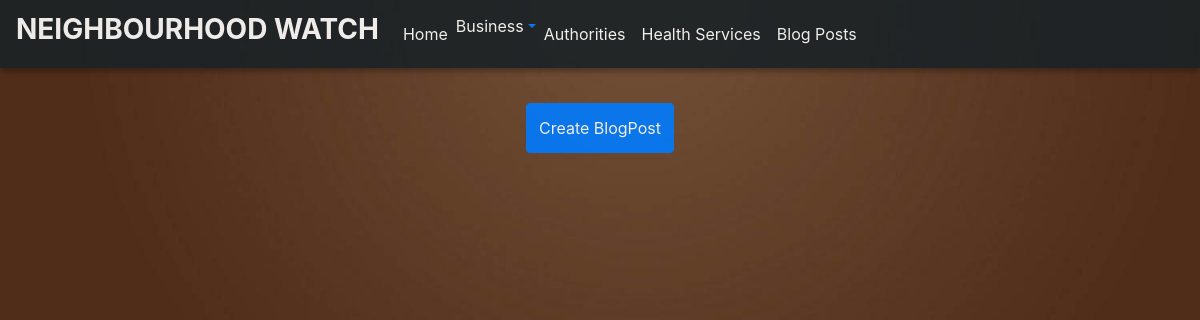
Page /MPosts/ on the earlier database version.
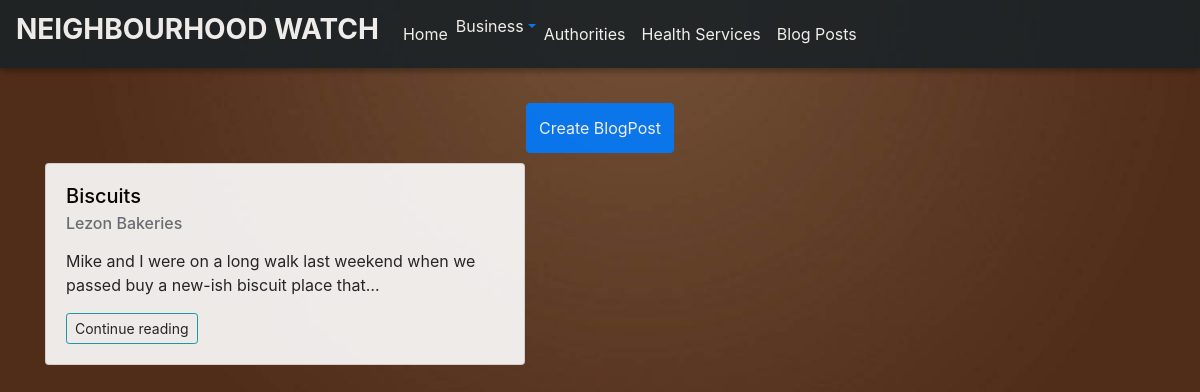
Same page on the later database version.
### neighbourhood/models.py (models this page shows, shortened)
class BlogPost(models.Model):
    title = models.CharField(max_length=150)
    image = models.ImageField(upload_to='post/')
    post = HTMLField()
    user= models.ForeignKey(User,on_delete=models.CASCADE,null=True,blank=True)
    neighbourhood= models.ForeignKey(Neighbourhood,on_delete=models.CASCADE,null=True,blank=True)
    post_date = models.DateTimeField(auto_now_add=True)
    avatar = models.ImageField(upload_to='avatars/')
    author=models.CharField(max_length=200,null=True)

### neighbourhood/views.py (the view)
# urls.py: url(r'MPosts/',views.milimaniPost,name='MPosts'),
def milimaniPost(request):
   milimani_neighbourhood = Neighbourhood.objects.get(pk=3)
   posts = BlogPost.objects.filter(neighbourhood=milimani_neighbourhood)
   return render(request,'MilimaniPosts.html', {'posts':posts})

### neighbourhood/templates/MilimaniPosts.html (shortened to what this page needs)
{% extends 'index.html' %}
{% load static %}
{% load staticfiles %}
{% block content %}
<nav class="navbar navbar-expand-lg">
    <a class="navbar-brand" style="color: white;" href="#"><h3><strong>NEIGHBOURHOOD WATCH</strong></h3></a>
        <div class="collapse navbar-collapse" id="navbarTogglerDemo02">
         <ul class="navbar-nav mr-auto smooth-scroll">
          <li class="nav-item">
            <a class="nav-link" href="{%url 'milimani'%}">Home
            </a>
          </li>
          <li class="nav-item">
            <a href="#" class="dropdown-toggle" data-toggle="dropdown" role="button"><span class="bus">Business</span></a>
          </li>
          <li class="nav-item">
            <a class="nav-link" href="{%url 'Mauth'%}" data-offset="90">Authorities</a>
          </li>
          <li class="nav-item">
            <a class="nav-link" href="{%url 'Mhealth'%}" data-offset="90">Health Services</a>
          </li>
          <li class="nav-item">
            <a class="nav-link" href="{%url 'MPosts'%}" data-offset="90">Blog Posts</a>
          </li>
        </ul>
       </div>
</nav>
<div class="container">
    <div class="row">
      <div class="col-md-12 top-div" style="margin-top:40px;"></div>
    </div>
    <div class="text-center">
      <a href="{% url 'post_form'%}" >
          <button class="btn btn-primary" style="height:50px;  margin-top: -6px;">Create BlogPost</button>
      </a>
    </div>
    <div class="row">
        {% for post in posts %}
        <div class="col-md-6">
        <div class="card" style="width: 30rem;margin-top:10px;">
        <div class="card-body">
          <a href="{{post.id}}" style="color:black;text-decoration:none;margin:auto;">
            <h5 class="card-title">{{post.title}}</h5>
          </a>
          <a href="{{post.author}}" style="color:black;text-decoration:none;margin:auto;">
            <h6 class="card-subtitle mb-2 text-muted">{{post.author}}</h6>
          </a>
          <p class="card-text">{{post.post|truncatechars:150 | safe}}</p>
          <a class="btn btn-sm btn-outline-info mr-3" data-toggle="modal" data-target="#{{post.id}}">Continue reading</a>
      </div>
      </div>
      </div>
      {% endfor %}
      </div>
      </div>
      {% endblock %}

Differences in the rows shown:
added BlogPost: title "Biscuits", author "Lezon Bakeries", post "Mike and I were on a long walk last weekend when we passed buy a new-ish biscuit place that…"
